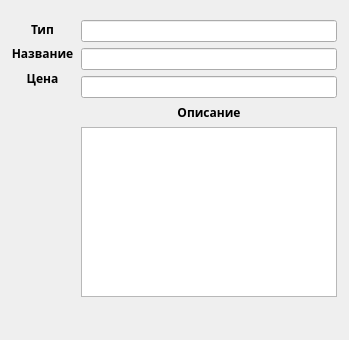
<?xml version="1.0" encoding="UTF-8"?>
<ui version="4.0">
 <class>Dialog</class>
 <widget class="QDialog" name="Dialog">
  <property name="geometry">
   <rect>
    <x>0</x>
    <y>0</y>
    <width>349</width>
    <height>340</height>
   </rect>
  </property>
  <property name="windowTitle">
   <string>Добавить блюдо в меню</string>
  </property>
  <widget class="QWidget" name="">
   <property name="geometry">
    <rect>
     <x>10</x>
     <y>20</y>
     <width>327</width>
     <height>277</height>
    </rect>
   </property>
   <layout class="QHBoxLayout" name="horizontalLayout">
    <item>
     <layout class="QVBoxLayout" name="verticalLayout_3">
      <item>
       <widget class="QLabel" name="label_3">
        <property name="font">
         <font>
          <family>Malgun Gothic</family>
          <pointsize>9</pointsize>
          <weight>75</weight>
          <bold>true</bold>
         </font>
        </property>
        <property name="text">
         <string>Тип</string>
        </property>
        <property name="alignment">
         <set>Qt::AlignCenter</set>
        </property>
       </widget>
      </item>
      <item>
       <widget class="QLabel" name="label_5">
        <property name="font">
         <font>
          <family>Malgun Gothic</family>
          <pointsize>9</pointsize>
          <weight>75</weight>
          <bold>true</bold>
         </font>
        </property>
        <property name="text">
         <string>Название</string>
        </property>
        <property name="alignment">
         <set>Qt::AlignCenter</set>
        </property>
       </widget>
      </item>
      <item>
       <widget class="QLabel" name="label_4">
        <property name="font">
         <font>
          <family>Malgun Gothic</family>
          <pointsize>9</pointsize>
          <weight>75</weight>
          <bold>true</bold>
         </font>
        </property>
        <property name="text">
         <string>Цена</string>
        </property>
        <property name="alignment">
         <set>Qt::AlignCenter</set>
        </property>
       </widget>
      </item>
      <item>
       <spacer name="verticalSpacer">
        <property name="orientation">
         <enum>Qt::Horizontal</enum>
        </property>
        <property name="sizeHint" stdset="0">
         <size>
          <width>35</width>
          <height>210</height>
         </size>
        </property>
       </spacer>
      </item>
     </layout>
    </item>
    <item>
     <layout class="QVBoxLayout" name="verticalLayout_2">
      <item>
       <layout class="QVBoxLayout" name="verticalLayout">
        <item>
         <widget class="QLineEdit" name="view"/>
        </item>
        <item>
         <widget class="QLineEdit" name="name"/>
        </item>
        <item>
         <widget class="QLineEdit" name="pricee"/>
        </item>
        <item>
         <widget class="QLabel" name="label">
          <property name="font">
           <font>
            <family>Malgun Gothic</family>
            <pointsize>9</pointsize>
            <weight>75</weight>
            <bold>true</bold>
           </font>
          </property>
          <property name="midLineWidth">
           <number>2</number>
          </property>
          <property name="text">
           <string>Описание</string>
          </property>
          <property name="alignment">
           <set>Qt::AlignCenter</set>
          </property>
         </widget>
        </item>
       </layout>
      </item>
      <item>
       <widget class="QTextEdit" name="textEdit"/>
      </item>
     </layout>
    </item>
   </layout>
  </widget>
 </widget>
 <resources/>
 <connections/>
</ui>
